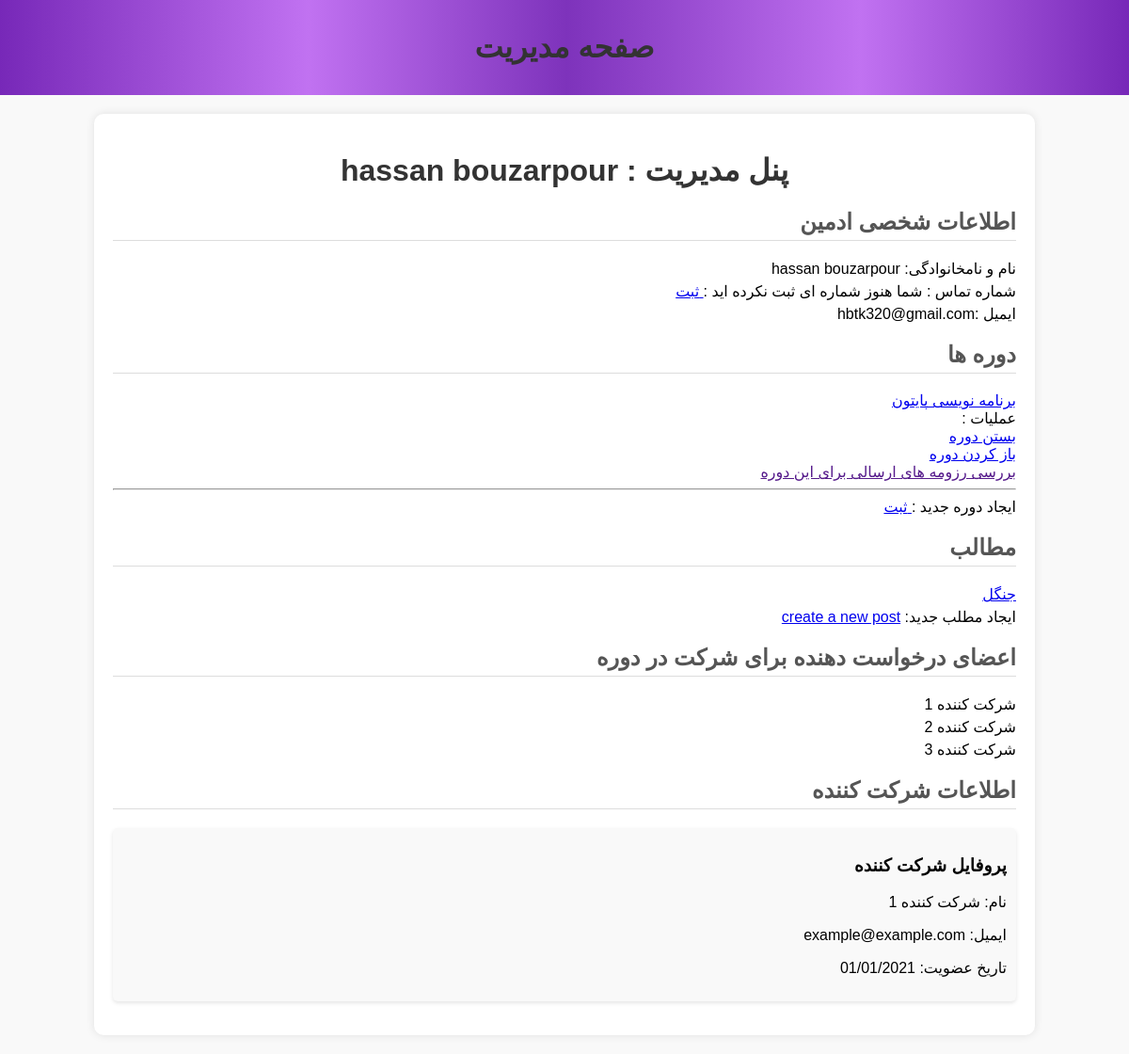
Page /admin-panel (signed in) on the committed database.
### runnit_project/models.py (models this page shows, shortened)
class User(db.Model):
    user_id = db.Column(db.Integer, primary_key=True)
    firstname = db.Column(db.String(50), nullable=False)
    lastname = db.Column(db.String(50), nullable=False)
    email = db.Column(db.String(100), unique=True, nullable=False)
    phone_number = db.Column(db.String(15), nullable=True)
    profile_pic = db.Column(db.String(200))
    resume = db.Column(db.String(150), nullable=True)  # Stores the resume file path
    resume_approved = db.Column(SQLAEnum(ResumeStatus), nullable=True)
    _password = db.Column(db.String(250), nullable=False)
    is_admin = db.Column(db.Boolean, default=False)
    is_superuser = db.Column(db.Boolean, default=False)
    is_authenticated = db.Column(db.Boolean, default=False)
    posts = db.relationship('Post', backref='user', lazy=True)
    comments = db.relationship('Comment', backref='user', lazy=True)
    ratings = db.relationship('Rating', backref='user', lazy=True)
    resume = db.relationship("Resume", back_populates="user", uselist=False)  # uselist=False ensures one-to-one
    course = db.relationship('Course', backref='user', lazy=True)
    type = db.Column(db.String(50))
    @property
    def password(self):
        raise AttributeError("password is not a readable attribute")

class Admin(User):
    def __init__(self, firstname, lastname, email, password, **kwargs):
        super().__init__(firstname=firstname, lastname=lastname, email=email, password=password, **kwargs)
        self.is_admin = True

class Course(db.Model):
    user_id = db.Column(db.Integer, db.ForeignKey('user.user_id'), nullable=False)
    course_id = db.Column(db.Integer, primary_key=True)
    name = db.Column(db.String(100), nullable=False)
    body = db.Column(db.Text, nullable=False)
    rating = db.Column(db.Integer)
    image = db.Column(db.String(200))
    closed = db.Column(db.Boolean, default=False)

class Post(db.Model):
    post_id = db.Column(db.Integer, primary_key=True)
    title = db.Column(db.String(100), nullable=False)
    body = db.Column(db.Text, nullable=False)
    image = db.Column(db.String(200),nullable = True)
    user_id = db.Column(db.Integer, db.ForeignKey('user.user_id'), nullable=False)

### runnit_project/routes.py (the view)
@app.route("/admin-panel")
@admin_required
@login_required
def admin_panel():
    user_id = session["user_id"]
    user = User.query.filter_by(user_id = user_id).first()
    courses = Course.query.filter_by(user_id = user_id)
    posts = Post.query.filter_by(user_id = user_id)
    return render_template("admin_panel.html",user=user,courses = courses,posts=posts)

### run.py (called while the page is built, shortened)
@app.before_request
def create_initials():
    if not "language" in session:
        session["language"] = 'fa'
    global initialization_done

### runnit_project/templates/admin_panel.html (shortened to what this page needs)
<!DOCTYPE html>
<html lang="fa">
<head>
    <link rel="stylesheet" type="text/css" href="../../static/css/style2.css">
</head>
<body>
    <header>
        <h1>صفحه مدیریت</h1>
    </header>
    <div class="admin-panel">
        <h1>پنل مدیریت : {{user.firstname}} {{user.lastname}} </h1>
        <ul>
        <div class="courses">
            <h2>اطلاعات شخصی ادمین</h2>
            <ul>
                <li>نام و نامخانوادگی: {{user.firstname}} {{user.lastname}}</li>
                <li>شماره تماس :{%if user.phone %}{{user.phone}}{% else %} شما هنوز شماره ای ثبت نکرده اید  :<a href="{{url_for('enter_phone')}}"> ثبت</a>{% endif %}</li>
                <li>ایمیل :{{user.email}} </li>
            </ul>
        </div>
                <div class="members">
                    <h2>دوره ها</h2>
                    <ul>{% if courses %}
                        {% for course in  courses %}
                        <li><a href="{{url_for('course_detail' , course_id = course.course_id)}}"> {{course.name}}</a><div>  عملیات :</div><a href="{{url_for('close_course',course_id = course.course_id)}}"> بستن دوره </a> <br> <a href="{{url_for('open_course',course_id = course.course_id)}}">  باز کردن دوره </a><br> <a href=""> بررسی رزومه های ارسالی برای این دوره</a><hr>
                            {% endfor %}
                    </ul>
                    ایجاد دوره جدید :<a href="{{ url_for('create_course') }}"> ثبت</a></li>
                </div>
                {% else %}
                هنوز دوره ای ایجاد نکرده اید :
                 <a href="{{ url_for('create_course') }}"> ایجاد دوره جدید </a></li>
                </div>
                {% endif %}
        <div class="courses">
            <h2>مطالب</h2>
            <ul>{% if posts %}
                {% for post in posts %}
                <li><a href="{{url_for('post_detail',post_id = post.post_id)}}">{{post.title}}</a></li>
                {% endfor %}
            </ul>
           ایجاد مطلب جدید: <a href="{{ url_for('create_post') }}"> create a new post</a></li>
        </div>
        {% else %}
        هنوز مطلبی ایجاد نکرده اید :
        <a href="{{ url_for('create_post') }}"> ایجاد مطلب جدید</a></li>
    </div>
        {% endif %}
            <div class="members">
                <h2>اعضای درخواست دهنده برای شرکت در دوره</h2>
                <ul>
                    <li>شرکت کننده 1</li>
                    <li>شرکت کننده 2</li>
                    <li>شرکت کننده 3</li>
                </ul>
            </div>
        <div class="participant-info">
            <h2>اطلاعات شرکت کننده</h2>
            <div class="profile">
                <h3>پروفایل شرکت کننده</h3>
                <p>نام: شرکت کننده 1</p>
                <p>ایمیل: example@example.com</p>
                <p>تاریخ عضویت: 01/01/2021</p>
            </div>
        </div>
    </div>
</body>
</html>

### runnit_project/templates/css/style2.css (style rules this page uses)
body { font-family: 'Tahoma', sans-serif; direction: rtl; background-color: #f9f9f9; margin: 0; padding: 0; }
.admin-panel { width: 80%; margin: 20px auto; background-color: #fff; padding: 20px; border-radius: 10px; box-shadow: 0 0 10px rgba(0, 0, 0, 0.1); }
h1 { text-align: center; color: #333; }
h2 { color: #555; border-bottom: 1px solid #ddd; padding-bottom: 5px; }
ul { list-style-type: none; padding: 0; }
li { margin: 5px 0; }
.profile { background-color: #f9f9f9; padding: 10px; border-radius: 5px; box-shadow: 0 2px 4px rgba(0, 0, 0, 0.1); }

### runnit_project/templates/admin_panel.html (style rules this page uses)
header { background-image: linear-gradient(270deg, #7728b8, #b95ff0e0 23.78%, #7728b8f2 49.83%, #b95ff0e0 72.74%, #7728b8); color: white; text-align: center; padding: 10px 0; }

### rows in the picture
Admin: firstname "hassan", lastname "bouzarpour", email "hbtk320@gmail.com"
Course: name "برنامه نویسی پایتون"
Post: title "جنگل"
